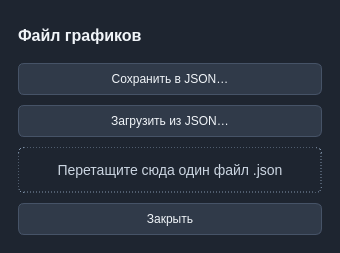
<?xml version="1.0" encoding="UTF-8"?>
<ui version="4.0">
 <class>SettingsDialog</class>
 <widget class="QDialog" name="SettingsDialog">
  <property name="windowTitle"><string>Параметры</string></property>
  <property name="minimumSize"><size><width>340</width><height>0</height></size></property>
  <property name="styleSheet"><string notr="true">
QDialog { background: #1E2530; }
QLabel { color: #F1F5F9; font-size: 16px; font-weight: bold; }
QLabel#jsonDropArea { color: #CBD5E1; font-size: 14px; font-weight: normal; border: 1px dashed #8295AB; border-radius: 6px; padding: 14px; }
QPushButton { background: #303A49; color: #F1F5F9; border: 1px solid #465367; border-radius: 6px; padding: 8px 14px; }
QPushButton:hover, QPushButton:focus { border-color: #5491F8; background: #354358; }
  </string></property>
  <layout class="QVBoxLayout" name="dialogLayout">
   <property name="spacing"><number>10</number></property>
   <property name="leftMargin"><number>18</number></property>
   <property name="topMargin"><number>18</number></property>
   <property name="rightMargin"><number>18</number></property>
   <property name="bottomMargin"><number>18</number></property>
   <item><widget class="QLabel" name="heading"><property name="text"><string>Файл графиков</string></property></widget></item>
   <item><widget class="QPushButton" name="saveButton"><property name="text"><string>Сохранить в JSON…</string></property></widget></item>
   <item><widget class="QPushButton" name="loadButton"><property name="text"><string>Загрузить из JSON…</string></property></widget></item>
   <item>
    <widget class="QLabel" name="jsonDropArea">
     <property name="acceptDrops"><bool>true</bool></property>
     <property name="alignment"><set>Qt::AlignCenter</set></property>
     <property name="wordWrap"><bool>true</bool></property>
     <property name="text"><string>Перетащите сюда один файл .json</string></property>
    </widget>
   </item>
   <item><widget class="QPushButton" name="closeButton"><property name="text"><string>Закрыть</string></property></widget></item>
  </layout>
 </widget>
 <resources/>
 <connections>
  <connection>
   <sender>closeButton</sender><signal>clicked()</signal>
   <receiver>SettingsDialog</receiver><slot>reject()</slot>
  </connection>
 </connections>
</ui>
